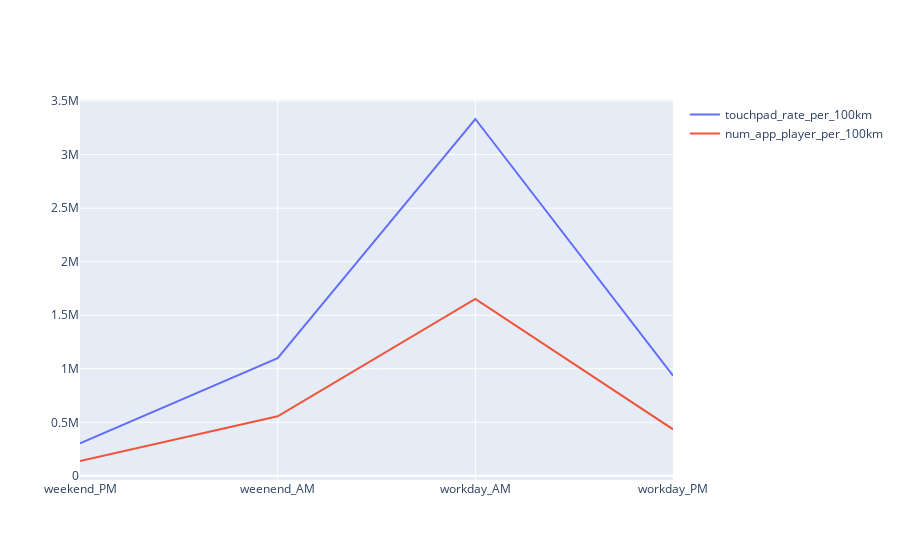
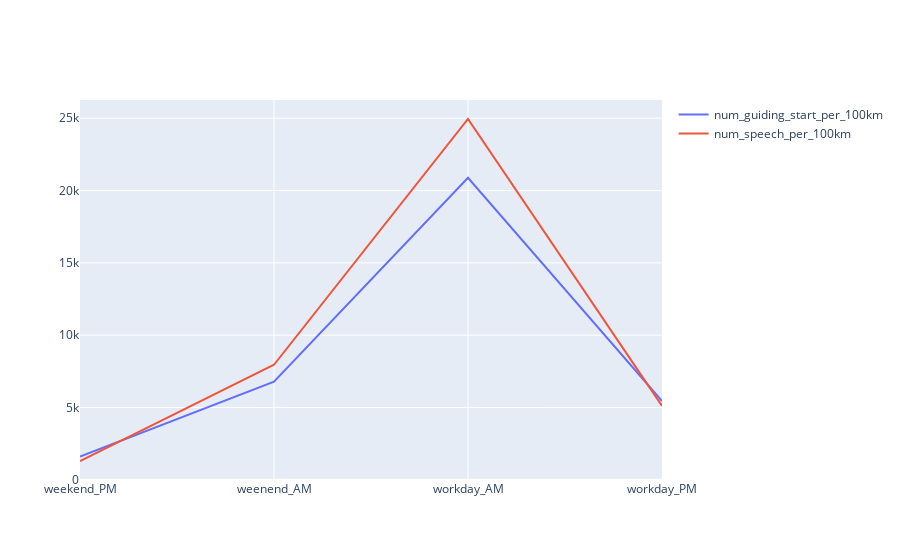

Notebook code cell kept with these figures, in order:
### Code cell
# 给旅程分类
data['weekend'] = np.where((data['weekday']<=5 )& (data['AM/PM']=='AM') ,'workday_AM',
(np.where((data['weekday']<=5) & (data['AM/PM']=='PM'),'workday_PM',(np.where((data['weekday']>5) & (data['AM/PM']=='AM'),'weenend_AM',(np.where((data['weekday']>5) & (data['AM/PM']=='PM'),'weekend_PM','others')))))))
groupby_weekend = data.groupby("weekend")["trip_id"].count().reset_index()
groupby_weekend['percentage'] = groupby_weekend['trip_id']/groupby_weekend['trip_id'].sum()*100

data['duration_s']=np.round(data['duration_s'],decimals=3)
groupby_navi = data.groupby("weekend")["num_touchpad"].sum().reset_index()
groupby_speech = data.groupby("weekend")["num_speech"].sum().reset_index()
groupby_num_app_navi=data.groupby("weekend")["num_app_navi"].sum().reset_index()
groupby_num_app_player =data.groupby("weekend")["num_app_player"].sum().reset_index()
groupby_num_app_radio =data.groupby("weekend")["num_app_radio"].sum().reset_index()
groupby_num_guiding_start =data.groupby("weekend")["num_guiding_start"].sum().reset_index()

groupby_num_distance =data.groupby("weekend")["distance_km"].mean().reset_index()
groupby_num_speed =data.groupby("weekend")["avg_speed"].mean().reset_index()
groupby_num_durations =data.groupby("weekend")["duration_s"].mean().reset_index()
print(groupby_num_speed)


print(groupby_navi)

print(groupby_weekend)

df = groupby_weekend.merge(groupby_navi,how='left',on='weekend').merge(groupby_speech,how='left',on='weekend').merge(groupby_num_app_navi,how='left',on='weekend') \
.merge(groupby_num_app_player,how='left',on='weekend').merge(groupby_num_app_radio,how='left',on='weekend').merge(groupby_num_guiding_start,how='left',on='weekend') \
    .merge(groupby_num_distance,how='left',on='weekend').merge(groupby_num_speed,how='left',on='weekend').merge(groupby_num_durations,how='left',on='weekend')

df['touchpad_rate_per_100km'] = df['num_touchpad']/df['distance_km']*100
df['num_speech_per_100km'] = df['num_speech']/df['distance_km']*100
df['num_app_navi_per_100km'] = df['num_app_navi']/df['distance_km']*100
df['num_app_player_per_100km'] = df['num_app_player']/df['distance_km']*100
df['num_app_radio_per_100km'] = df['num_app_radio']/df['distance_km']*100
df['num_guiding_start_per_100km'] = df['num_guiding_start']/df['distance_km']*100
print(df)


fig_line4 = go.Figure()
fig_line4.add_trace(go.Scatter(x=df["weekend"],y=df['touchpad_rate_per_100km'],
mode = 'lines',name='touchpad_rate_per_100km'))
fig_line4.add_trace(go.Scatter(x=df["weekend"],y=df['num_app_player_per_100km'],
mode = 'lines',name='num_app_player_per_100km'))
fig_line4.show()

fig_line5 = go.Figure()
fig_line5.add_trace(go.Scatter(x=df["weekend"],y=df['num_guiding_start_per_100km'],
mode = 'lines',name='num_guiding_start_per_100km'))
fig_line5.add_trace(go.Scatter(x=df["weekend"],y=df['num_speech_per_100km'],
mode = 'lines',name='num_speech_per_100km'))
fig_line5.show()


fig_line6 = go.Figure()
fig_line6.add_trace(go.Scatter(x=df["weekend"],y=df['num_app_radio_per_100km'],
mode = 'lines',name='num_app_radio_per_100km'))
fig_line6.add_trace(go.Scatter(x=df["weekend"],y=df['num_app_navi_per_100km'],
mode = 'lines',name='num_app_navi_per_100km'))
fig_line6.show()


fig_line7 = go.Figure()
fig_line7.add_trace(go.Scatter(x=df["weekend"],y=df['avg_speed'],
mode = 'lines',name='avg_speed'))
fig_line7.add_trace(go.Scatter(x=df["weekend"],y=df['distance_km'],
mode = 'lines',name='distance_km'))
fig_line7.show()

### Figure 1 — Plotly figure (JSON) as saved in the notebook; plotly's stock layout.template omitted (floating-point values rounded to 4 significant figures)
{"data": [{"mode": "lines", "name": "touchpad_rate_per_100km", "type": "scatter", "x": ["weekend_PM", "weenend_AM", "workday_AM", "workday_PM"], "y": [304600.0, 1100000.0, 3333000.0, 934900.0]}, {"mode": "lines", "name": "num_app_player_per_100km", "type": "scatter", "x": ["weekend_PM", "weenend_AM", "workday_AM", "workday_PM"], "y": [138600.0, 556100.0, 1653000.0, 434600.0]}], "layout": {}}

### Figure 2 — Plotly figure (JSON) as saved in the notebook; plotly's stock layout.template omitted (floating-point values rounded to 4 significant figures)
{"data": [{"mode": "lines", "name": "num_guiding_start_per_100km", "type": "scatter", "x": ["weekend_PM", "weenend_AM", "workday_AM", "workday_PM"], "y": [1610.0, 6790.0, 20880.0, 5449.0]}, {"mode": "lines", "name": "num_speech_per_100km", "type": "scatter", "x": ["weekend_PM", "weenend_AM", "workday_AM", "workday_PM"], "y": [1305.0, 7959.0, 24950.0, 5117.0]}], "layout": {}}
